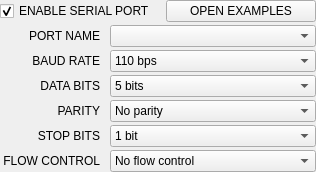
<?xml version="1.0" encoding="UTF-8"?>
<ui version="4.0">
 <class>InterfaceSerial</class>
 <widget class="QWidget" name="InterfaceSerial">
  <property name="geometry">
   <rect>
    <x>0</x>
    <y>0</y>
    <width>311</width>
    <height>172</height>
   </rect>
  </property>
  <property name="windowTitle">
   <string>Form</string>
  </property>
  <property name="statusTip">
   <string>Serial port interface|IanniX can send and receive messages through a serial port connectivity (UART / RS232). Values are sent in ASCII format, separated by spaces and ended by CR character.\nThis is totaly compatible with Arduino shields for example.</string>
  </property>
  <layout class="QVBoxLayout" name="verticalLayout">
   <property name="spacing">
    <number>3</number>
   </property>
   <property name="margin">
    <number>0</number>
   </property>
   <item>
    <layout class="QHBoxLayout" name="horizontalLayout_2">
     <property name="spacing">
      <number>10</number>
     </property>
     <item>
      <widget class="QCheckBox" name="enable">
       <property name="toolTip">
        <string>Enables or disables serial port messages and control</string>
       </property>
       <property name="text">
        <string>ENABLE SERIAL PORT</string>
       </property>
       <property name="checked">
        <bool>true</bool>
       </property>
      </widget>
     </item>
     <item>
      <spacer name="horizontalSpacer_2">
       <property name="orientation">
        <enum>Qt::Horizontal</enum>
       </property>
       <property name="sizeHint" stdset="0">
        <size>
         <width>40</width>
         <height>20</height>
        </size>
       </property>
      </spacer>
     </item>
     <item>
      <widget class="QPushButton" name="examples">
       <property name="minimumSize">
        <size>
         <width>150</width>
         <height>0</height>
        </size>
       </property>
       <property name="maximumSize">
        <size>
         <width>150</width>
         <height>16777215</height>
        </size>
       </property>
       <property name="toolTip">
        <string>Opens the folder where you can find examples of IanniX interfacing with softwares using serial port</string>
       </property>
       <property name="text">
        <string>OPEN EXAMPLES</string>
       </property>
      </widget>
     </item>
    </layout>
   </item>
   <item>
    <layout class="QFormLayout" name="formLayout">
     <property name="horizontalSpacing">
      <number>10</number>
     </property>
     <property name="verticalSpacing">
      <number>3</number>
     </property>
     <item row="0" column="0">
      <widget class="QLabel" name="portLabel">
       <property name="minimumSize">
        <size>
         <width>100</width>
         <height>0</height>
        </size>
       </property>
       <property name="maximumSize">
        <size>
         <width>100</width>
         <height>16777215</height>
        </size>
       </property>
       <property name="text">
        <string>PORT NAME</string>
       </property>
       <property name="alignment">
        <set>Qt::AlignRight|Qt::AlignTrailing|Qt::AlignVCenter</set>
       </property>
      </widget>
     </item>
     <item row="0" column="1">
      <widget class="QComboBox" name="portCombo">
       <property name="minimumSize">
        <size>
         <width>200</width>
         <height>0</height>
        </size>
       </property>
      </widget>
     </item>
     <item row="1" column="0">
      <widget class="QLabel" name="baudLabel">
       <property name="minimumSize">
        <size>
         <width>100</width>
         <height>0</height>
        </size>
       </property>
       <property name="maximumSize">
        <size>
         <width>100</width>
         <height>16777215</height>
        </size>
       </property>
       <property name="text">
        <string>BAUD RATE</string>
       </property>
       <property name="alignment">
        <set>Qt::AlignRight|Qt::AlignTrailing|Qt::AlignVCenter</set>
       </property>
      </widget>
     </item>
     <item row="1" column="1">
      <widget class="QComboBox" name="baudCombo">
       <property name="minimumSize">
        <size>
         <width>120</width>
         <height>0</height>
        </size>
       </property>
       <item>
        <property name="text">
         <string>110 bps</string>
        </property>
       </item>
       <item>
        <property name="text">
         <string>300 bps</string>
        </property>
       </item>
       <item>
        <property name="text">
         <string>600 bps</string>
        </property>
       </item>
       <item>
        <property name="text">
         <string>1200 bps</string>
        </property>
       </item>
       <item>
        <property name="text">
         <string>2400 bps</string>
        </property>
       </item>
       <item>
        <property name="text">
         <string>4800 bps</string>
        </property>
       </item>
       <item>
        <property name="text">
         <string>9600 bps</string>
        </property>
       </item>
       <item>
        <property name="text">
         <string>19200 bps</string>
        </property>
       </item>
       <item>
        <property name="text">
         <string>38400 bps</string>
        </property>
       </item>
       <item>
        <property name="text">
         <string>57600 bps</string>
        </property>
       </item>
       <item>
        <property name="text">
         <string>115200 bps</string>
        </property>
       </item>
      </widget>
     </item>
     <item row="2" column="0">
      <widget class="QLabel" name="bitsLabel">
       <property name="minimumSize">
        <size>
         <width>100</width>
         <height>0</height>
        </size>
       </property>
       <property name="maximumSize">
        <size>
         <width>100</width>
         <height>16777215</height>
        </size>
       </property>
       <property name="text">
        <string>DATA BITS</string>
       </property>
       <property name="alignment">
        <set>Qt::AlignRight|Qt::AlignTrailing|Qt::AlignVCenter</set>
       </property>
      </widget>
     </item>
     <item row="2" column="1">
      <widget class="QComboBox" name="bitsCombo">
       <property name="minimumSize">
        <size>
         <width>120</width>
         <height>0</height>
        </size>
       </property>
       <item>
        <property name="text">
         <string>5 bits</string>
        </property>
       </item>
       <item>
        <property name="text">
         <string>6 bits</string>
        </property>
       </item>
       <item>
        <property name="text">
         <string>7 bits</string>
        </property>
       </item>
       <item>
        <property name="text">
         <string>8 bits</string>
        </property>
       </item>
      </widget>
     </item>
     <item row="3" column="0">
      <widget class="QLabel" name="parityLabel">
       <property name="minimumSize">
        <size>
         <width>100</width>
         <height>0</height>
        </size>
       </property>
       <property name="maximumSize">
        <size>
         <width>100</width>
         <height>16777215</height>
        </size>
       </property>
       <property name="text">
        <string>PARITY</string>
       </property>
       <property name="alignment">
        <set>Qt::AlignRight|Qt::AlignTrailing|Qt::AlignVCenter</set>
       </property>
      </widget>
     </item>
     <item row="3" column="1">
      <widget class="QComboBox" name="parityCombo">
       <property name="minimumSize">
        <size>
         <width>120</width>
         <height>0</height>
        </size>
       </property>
       <item>
        <property name="text">
         <string>No parity</string>
        </property>
       </item>
       <item>
        <property name="text">
         <string>Odd parity</string>
        </property>
       </item>
       <item>
        <property name="text">
         <string>Even parity</string>
        </property>
       </item>
       <item>
        <property name="text">
         <string>Space parity</string>
        </property>
       </item>
      </widget>
     </item>
     <item row="4" column="0">
      <widget class="QLabel" name="stopLabel">
       <property name="minimumSize">
        <size>
         <width>100</width>
         <height>0</height>
        </size>
       </property>
       <property name="maximumSize">
        <size>
         <width>100</width>
         <height>16777215</height>
        </size>
       </property>
       <property name="text">
        <string>STOP BITS</string>
       </property>
       <property name="alignment">
        <set>Qt::AlignRight|Qt::AlignTrailing|Qt::AlignVCenter</set>
       </property>
      </widget>
     </item>
     <item row="4" column="1">
      <widget class="QComboBox" name="stopCombo">
       <property name="minimumSize">
        <size>
         <width>120</width>
         <height>0</height>
        </size>
       </property>
       <item>
        <property name="text">
         <string>1 bit</string>
        </property>
       </item>
       <item>
        <property name="text">
         <string>2 bits</string>
        </property>
       </item>
      </widget>
     </item>
     <item row="5" column="0">
      <widget class="QLabel" name="flowLabel">
       <property name="minimumSize">
        <size>
         <width>100</width>
         <height>0</height>
        </size>
       </property>
       <property name="maximumSize">
        <size>
         <width>100</width>
         <height>16777215</height>
        </size>
       </property>
       <property name="text">
        <string>FLOW CONTROL</string>
       </property>
       <property name="alignment">
        <set>Qt::AlignRight|Qt::AlignTrailing|Qt::AlignVCenter</set>
       </property>
      </widget>
     </item>
     <item row="5" column="1">
      <widget class="QComboBox" name="flowCombo">
       <property name="minimumSize">
        <size>
         <width>150</width>
         <height>0</height>
        </size>
       </property>
       <item>
        <property name="text">
         <string>No flow control</string>
        </property>
       </item>
       <item>
        <property name="text">
         <string>Hardware flow control</string>
        </property>
       </item>
       <item>
        <property name="text">
         <string>XON/XOFF flow control</string>
        </property>
       </item>
      </widget>
     </item>
    </layout>
   </item>
  </layout>
 </widget>
 <resources/>
 <connections/>
</ui>
